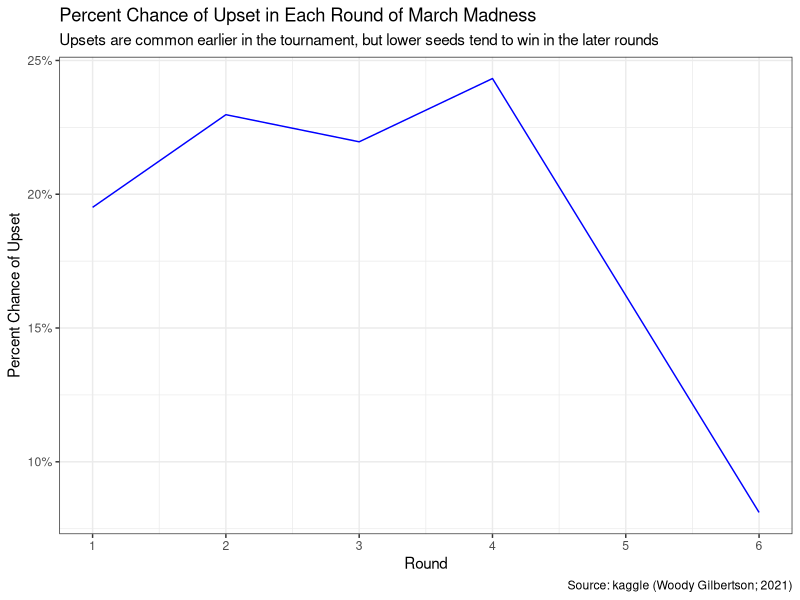

The R script that drew this image:
## ---- chunk 1
knitr::opts_chunk$set(echo = TRUE)
library(tidyverse)
library(dplyr)
library(ggthemes)
## ---- chunk 2
# gather the data

mm_data <- read_csv(file = "data_cleaned.csv")

# data from 2022 tournament

last_year <- tribble(~ROUND, ~upsets_per_round, ~total_games,
        1, 7, 1184,
        2, 5, 592,
        3, 5, 296,
        4, 0, 148,
        5, 1, 74,
        6, 0, 37)

# wrangle the data

data <- mm_data |> 
  select(WSEED, LSEED, ROUND) |> 
  mutate(upset = if_else(WSEED > LSEED + 1, TRUE, FALSE)) |> 
  mutate(upset = if_else(WSEED > LSEED + 1, 1, 0)) |>
  group_by(ROUND) |> 
  summarize(upsets_per_round = sum(upset)) |> 
  filter(ROUND != 0)
# mutate(total_games = sum(ROUND)/ROUND)
  
# combine with 2022 data

joined <- full_join(data, last_year)

# have more than one 1,2,3,5 in the ROUND category, have to combine them

upset_data <- joined |> 
  group_by(ROUND) |>
  summarize(upsets_per_round= sum(upsets_per_round))

# finding average upsets per round with upset_data

# cannot find a way to combine upset_data with the total amount of games played per round besides a new tibble

rounds <- tribble(~ROUND, ~upsets_per_round, ~total_games, 
        1, 231, 1184, 
        2, 136, 592, 
        3, 65, 296, 
        4, 36, 148, 
        5, 12, 74, 
        6, 3, 37)

# appears as if the chance for an upset goes down as the rounds go up, but this could jsut be because the seeds get closer together.

rounds |> 
  mutate(upset_chance = upsets_per_round/total_games) |> 
  ggplot(aes(x = ROUND, y = upset_chance)) + 
  geom_line(color = "blue") + 
  scale_x_continuous(breaks = c(1, 2, 3, 4, 5, 6)) +
  scale_y_continuous(labels = scales::percent_format()) + 
  theme_bw() + 
  labs(title = "Percent Chance of Upset in Each Round of March Madness",
       subtitle = "Upsets are common earlier in the tournament, but lower seeds tend to win in the later rounds", 
       x = "Round", 
       y = "Percent Chance of Upset",
       caption = "Source: kaggle (Woody Gilbertson; 2021)")
